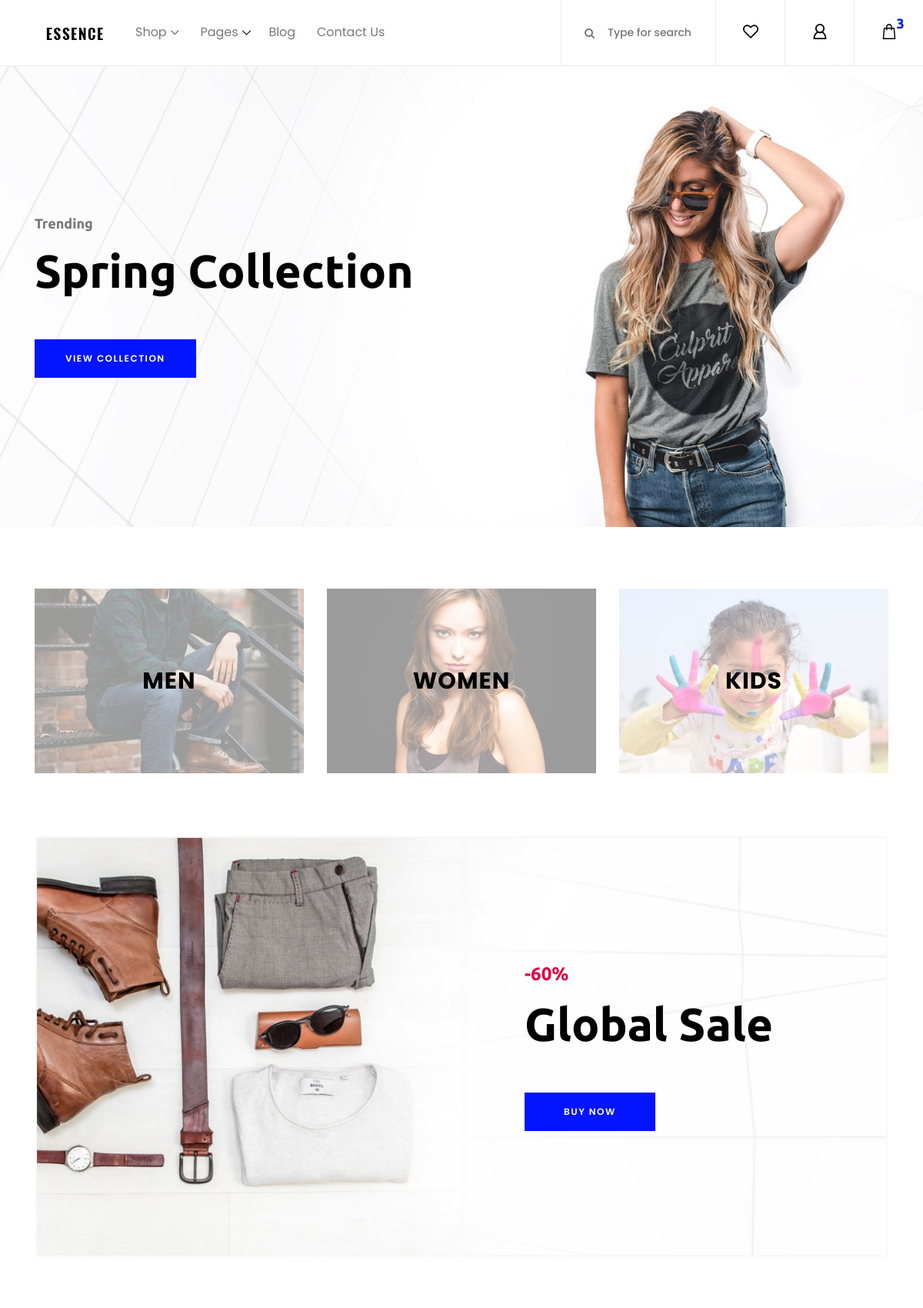
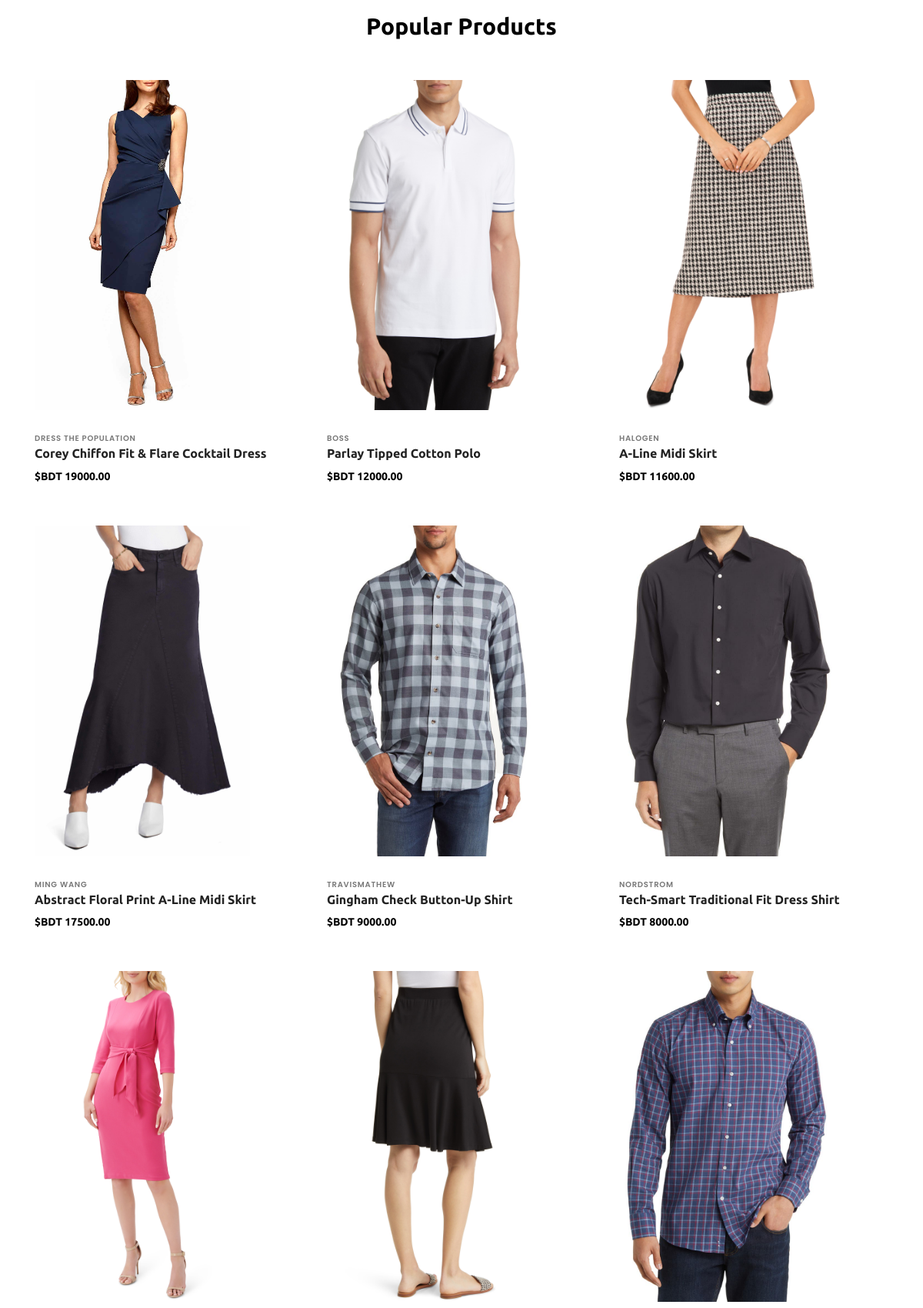
The page / (upper part) on the database its author committed (2 pictures, top to bottom).
### shop/models.py (models this page shows, shortened)
class Product(models.Model):
    product_name = models.CharField(max_length=255)
    brand = models.CharField(max_length=255)
    image = models.ImageField(upload_to='product_images/')
    price = models.DecimalField(max_digits=10, decimal_places=2)
    details = models.TextField()
    category = models.ForeignKey(Category, on_delete=models.CASCADE)
    sub_category = models.ForeignKey(Sub_category, on_delete=models.CASCADE)
    slug = AutoSlugField(populate_from='product_name',unique=True, default=None, null=True)

### e_commerce_web/views.py (the view)
# urls.py: 2. Add a URL to urlpatterns:  path('', Home.as_view(), name='home')
def Home(request):
    product = list(Product.objects.all())
    random.shuffle(product)
    return render(request,'home.html' ,{'Products' : product})

### templates/home.html (shortened to what this page needs)
{% extends "base.html" %}
{% block content %}
{% load static %}
    <section class="welcome_area bg-img background-overlay" style="background-image: url({% static '/img/bg-img/bg-1.jpg' %});">
        <div class="container h-100">
            <div class="row h-100 align-items-center">
                <div class="col-12">
                    <div class="hero-content">
                        <h6>Trending</h6>
                        <h2>Spring Collection</h2>
                        <a href="{% url 'shop' %}" class="btn essence-btn">view collection</a>
                    </div>
                </div>
            </div>
        </div>
    </section>
    <div class="top_catagory_area section-padding-80 clearfix">
        <div class="container">
            <div class="row justify-content-center">
                <div class="col-12 col-sm-6 col-md-4">
                    <div class="single_catagory_area d-flex align-items-center justify-content-center bg-img" style="background-image: url({% static '/img/bg-img/men.jpg' %});">
                        <div class="catagory-content">
                            <a href="{% url 'shop' %}">Men</a>
                        </div>
                    </div>
                </div>
                <div class="col-12 col-sm-6 col-md-4">
                    <div class="single_catagory_area d-flex align-items-center justify-content-center bg-img" style="background-image: url({% static '/img/bg-img/women.jpg' %});">
                        <div class="catagory-content">
                            <a href="{% url 'shop' %}">Women</a>
                        </div>
                    </div>
                </div>
                <div class="col-12 col-sm-6 col-md-4">
                    <div class="single_catagory_area d-flex align-items-center justify-content-center bg-img" style="background-image: url({% static '/img/bg-img/kid.jpg' %});">
                        <div class="catagory-content">
                            <a href="{% url 'shop' %}">Kids</a>
                        </div>
                    </div>
                </div>
            </div>
        </div>
    </div>
    <div class="cta-area">
        <div class="container">
            <div class="row">
                <div class="col-12">
                    <div class="cta-content bg-img background-overlay" style="background-image: url({% static '/img/bg-img/bg-5.jpg' %});">
                        <div class="h-100 d-flex align-items-center justify-content-end">
                            <div class="cta--text">
                                <h6>-60%</h6>
                                <h2>Global Sale</h2>
                                <a href="{% url 'shop' %}" class="btn essence-btn">Buy Now</a>
                            </div>
                        </div>
                    </div>
                </div>
            </div>
        </div>
    </div>
    <section class="new_arrivals_area section-padding-80 clearfix">
        <div class="container">
            <div class="row">
                <div class="col-12">
                    <div class="section-heading text-center">
                        <h2>Popular Products</h2>
                    </div>
                </div>
            </div>
        </div>
        <div class="container">
            <div class="row">
                {% for product in Products %}
                <div class="col-12 col-sm-6 col-lg-4">
                    <div class="single-product-wrapper">
                        <div class="product-img">
                            <img src="{{ product.image.url }}" alt="{{ product.product_name }}">
                        </div>
                        <div class="product-description">
                            <span>{{ product.brand }}</span>
                            <a href="{% url 'product_details' product.slug %}">
                                <h6>{{ product.product_name }}</h6>
                            </a>
                            <p class="product-price">$BDT {{ product.price }}</p>
                        </div>
                    </div>
                </div>
                {% endfor %}
            </div>
        </div>
    </section>
{% endblock content %}

### static/css/core-style.css (style rules this page uses)
* { margin: 0; padding: 0; }
body { font-family: "Poppins", sans-serif; font-size: 14px; background-color: #ffffff; margin-top: 85px; }
h1, h2, h3, h4, h5, h6 { color: #000000; line-height: 1.3; font-weight: 700; font-family: "Ubuntu", sans-serif; }
p { color: #787878; font-size: 14px; line-height: 2; font-weight: 400; }
a { -webkit-transition: all 500ms ease 0s; transition: all 500ms ease 0s; text-decoration: none; outline: 0 solid transparent; color: #000000; font-weight: 600; font-size: 12px; }
img { height: auto; max-width: 100%; }
.section-padding-80 { padding-top: 80px; padding-bottom: 80px; }
.section-heading { margin-bottom: 50px; position: relative; z-index: 1; }
.section-heading h2 { font-size: 30px; margin-bottom: 0; text-transform: capitalize; font-weight: 600; }
.bg-img { background-position: center center; background-size: cover; background-repeat: no-repeat; }
.essence-btn { display: inline-block; min-width: 170px; height: 50px; color: #ffffff; border: none; border-radius: 0; padding: 0 40px; text-transform: uppercase; font-size: 12px; line-height: 50px; background-color: #0315ff; letter-spacing: 1.5px; font-weight: 600; }
.welcome_area { position: relative; z-index: 1; width: 100%; height: 600px; }
.welcome_area .hero-content h6 { font-size: 18px; color: #787878; margin-bottom: 10px; }
.welcome_area .hero-content h2 { font-size: 60px; color: #000000; margin-bottom: 50px; }
.single_catagory_area { position: relative; z-index: 1; width: 100%; height: 240px; -webkit-transition-duration: 500ms; transition-duration: 500ms; }
.single_catagory_area:after { -webkit-transition-duration: 500ms; transition-duration: 500ms; content: ""; width: 100%; height: 100%; background-color: rgba(255, 255, 255, 0.6); position: absolute; top: 0; left: 0; z-index: -10; }
.single_catagory_area .catagory-content a { display: block; font-size: 30px; font-weight: 700; color: #000000; letter-spacing: 1px; text-transform: uppercase; }
.cta-area { position: relative; z-index: 1; }
.cta-area .cta-content { width: 100%; height: 550px; }
.cta-area .cta-content h6 { font-size: 24px; color: #dc0345; margin-bottom: 10px; }
.cta-area .cta-content h2 { font-size: 60px; color: #000000; margin-bottom: 50px; }
.cta-area .cta-content .cta--text { padding-right: 150px; }
.single-product-wrapper { position: relative; z-index: 1; margin-bottom: 50px; overflow: hidden; background-color: #ffffff; }
.single-product-wrapper .product-img { position: relative; z-index: 1; overflow: hidden; }
.single-product-wrapper .product-img img { width: 80%; -webkit-transition-duration: 500ms; transition-duration: 500ms; }
.single-product-wrapper .product-description { position: relative; z-index: 1; padding-top: 25px; }
.single-product-wrapper .product-description span { font-size: 10px; text-transform: uppercase; color: #787878; margin-bottom: 15px; letter-spacing: 0.75px; font-weight: 600; }
.single-product-wrapper .product-description h6 { color: #222222; margin-bottom: 5px; }
.single-product-wrapper .product-description p { margin-bottom: 0; font-size: 14px; font-family: "Ubuntu", sans-serif; font-weight: 700; color: #000000; }

### rows shown on the page
Product: image (picture), brand "DRESS THE POPULATION", product_name "Corey Chiffon Fit & Flare Cocktail Dress", price "19000.00"
Product: image (picture), brand "BOSS", product_name "Parlay Tipped Cotton Polo", price "12000.00"
Product: image (picture), brand "HALOGEN", product_name "A-Line Midi Skirt", price "11600.00"
Product: image (picture), brand "MING WANG", product_name "Abstract Floral Print A-Line Midi Skirt", price "17500.00"
Product: image (picture), brand "TRAVISMATHEW", product_name "Gingham Check Button-Up Shirt", price "9000.00"
Product: image (picture), brand "NORDSTROM", product_name "Tech-Smart Traditional Fit Dress Shirt", price "8000.00"
Product: image (picture)
Product: image (picture)
Product: image (picture)
